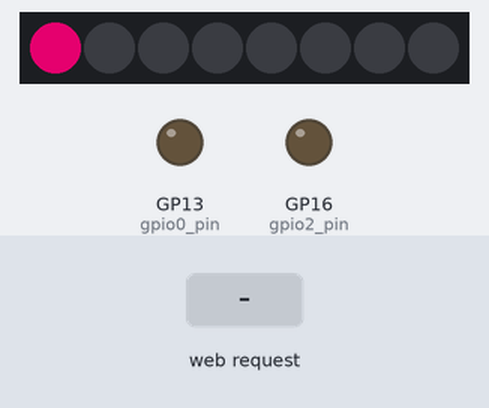
Recording of a sketch running on a simulated Raspberry Pi Pico W. Shown: 8 RGB LEDs in strip order, left to right, output pins drawn as LEDs (lit = HIGH). Inputs (shaded band) come from the test bench. Dim RGB values are drawn brighter than linear; WiFi joins after 1.5 s; servers stay silent unless stated; what the sketch prints to the serial monitor is not drawn.

Above: at 3.7 s.
3.8 s: HTTP request GET /socket1On received
At 4.37 s:
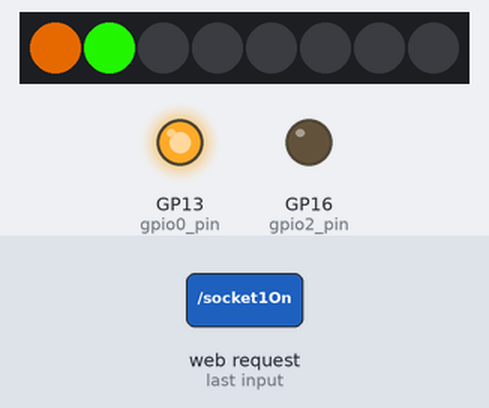
At 4.98 s:
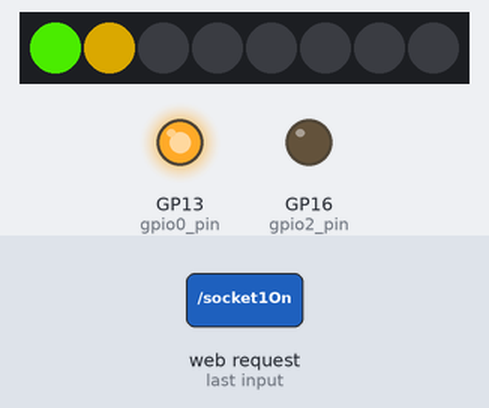
Timing chart, 0 to 30.2 s (numbered marks = the images above; inputs shaded):
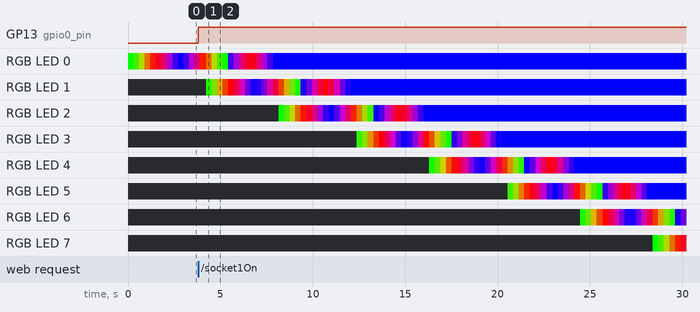

The sketch:

Neo_esp12e_wS_A3.ino
```cpp
#include <Adafruit_NeoPixel.h>
#include <ESP8266WiFi.h>
#include <WiFiClient.h>
#include <ESP8266WebServer.h>
#include <ESP8266mDNS.h>

MDNSResponder mdns;
#define DELAY 5       // 20ms internal delay; increase for slower fades
#ifdef __AVR__
  #include <avr/power.h>
#endif

#define PIN            4

// How many NeoPixels are attached to the Arduino?
#define NUMPIXELS      8
const int analogPin = A0;   // the pin that the potentiometer is attached to
const int ledCount = 8;    // the number of LEDs in the bar graph
int range;
int ledPins[] = {0,1,2,3,4,5,6,7};   // an array of pin numbers to which LEDs are attached
Adafruit_NeoPixel pixels = Adafruit_NeoPixel(NUMPIXELS, PIN, NEO_GRB + NEO_KHZ800);
int j;


// Replace with your network credentials
const char* ssid = "lucky";
const char* password = "laxmish53";

ESP8266WebServer server(80);

String webPage = "";

int gpio0_pin = 13;
int gpio2_pin = 16;

void setup(void){

  pixels.begin(); // This initializes the NeoPixel library.

  Serial.begin(115200);
  webPage += "<h1>ESP8266 Web Server NeoPixel</h1><p>Socket #1 <a href=\"socket1On\"><button>ON</button></a>&nbsp;<a href=\"socket1Off\"><button>OFF</button></a></p>";
  webPage += "<p>Socket #2 <a href=\"socket2On\"><button>ON</button></a>&nbsp;<a href=\"socket2Off\"><button>OFF</button></a></p>";
//  webPage += "<input type='range' min='0' max='255' value='0' step='5' onchange='document.getElementById('range2').innerHTML = value'/> <span id='range2'>0</span>";
  // preparing GPIOs
  pinMode(gpio0_pin, OUTPUT);
  digitalWrite(gpio0_pin, LOW);
  pinMode(gpio2_pin, OUTPUT);
  digitalWrite(gpio2_pin, LOW);

  delay(1000);

  WiFi.begin(ssid, password);
 /* WiFi.mode(WIFI_AP_STA);  //need both to serve the webpage and take commands via tcp
  IPAddress ip(1,2,3,4);
  IPAddress gateway(1,2,3,1);
  IPAddress subnet(255,255,255,0);
  WiFi.softAPConfig(ip, gateway, subnet);
  WiFi.softAP("Lucky_neopixel"); //Access point is open
  IPAddress myIP = WiFi.softAPIP();
  Serial.print("AP IP address: ");
  Serial.println(myIP);
  Serial.println("");*/

  // Wait for connection
  while (WiFi.status() != WL_CONNECTED) {
    delay(500);
    Serial.print(".");
  }
  Serial.println("");
  Serial.print("Connected to ");
  Serial.println(ssid);
  Serial.print("IP address: ");
  Serial.println(WiFi.localIP());

  if (mdns.begin("esp8266", WiFi.localIP())) {
    Serial.println("MDNS responder started");
  }

  server.on("/", [](){
    server.send(200, "text/html", webPage);
  });
  server.on("/socket1On", [](){
    server.send(200, "text/html", webPage);
    digitalWrite(gpio0_pin, HIGH);
    loop3();
  });
  server.on("/socket1Off", [](){
    server.send(200, "text/html", webPage);
    digitalWrite(gpio0_pin, LOW);
    lightsof();
  });
  server.on("/socket2On", [](){
    server.send(200, "text/html", webPage);
    digitalWrite(gpio2_pin, HIGH);
    loop1();
  });
  server.on("/socket2Off", [](){
    server.send(200, "text/html", webPage);
    digitalWrite(gpio2_pin, LOW);
    loop2();
  });
  server.begin();
  Serial.println("HTTP server started");
}

void loop(void){
  server.handleClient();
}
```

lightsof.ino
```cpp
void lightsof()
  {
for (int j = 0; j < 8; j++)
{
          pixels.setPixelColor(j, pixels.Color(0,0,0));
           pixels.show();
        }
}
```

loop1.ino
```cpp
void loop1(){
  pixels.setPixelColor(j, pixels.Color(0,0,0));
      pixels.show();
for (j=0;j<NUMPIXELS;j++){

  // fade from green to red
  for(int i=0; i<255; i++) {
     pixels.setPixelColor(j, pixels.Color(i,255-i,0));
      pixels.show();
    delay(DELAY);
  }

  // fade from red to blue
  for(int i=0; i<255; i++) {
       pixels.setPixelColor(j, pixels.Color(255-i,0,i));
        pixels.show();
    delay(DELAY);
  }

  // fade from blue to green
  for(int i=0; i<255; i++) {
     pixels.setPixelColor(j, pixels.Color(i,0,255-i));
      pixels.show();
    delay(DELAY);
  }
  pixels.setPixelColor(j, pixels.Color(0,0,0));
      pixels.show();
   }

}
```

loop2.ino
```cpp
void loop2()
{
for (j=NUMPIXELS;j>0;j--){

  // fade from green to red
  for(int i=0; i<255; i++) {
     pixels.setPixelColor(j, pixels.Color(i,255-i,0));
      pixels.show();
    delay(DELAY);
  }

  // fade from red to blue
  for(int i=0; i<255; i++) {
       pixels.setPixelColor(j, pixels.Color(255-i,0,i));
        pixels.show();
    delay(DELAY);
  }

  // fade from blue to green
  for(int i=0; i<255; i++) {
     pixels.setPixelColor(j, pixels.Color(i,0,255-i));
      pixels.show();
    delay(DELAY);
  }
 }
}
```

loop3.ino
```cpp
void loop3()
{
for (int j=0;j<NUMPIXELS;j++){

  // fade from green to red
  for(int i=255; i>0; i--) {
     pixels.setPixelColor(j, pixels.Color(i,255-i,0));
      pixels.show();
    delay(DELAY);
  }

  // fade from red to blue
  for(int i=255; i>0; i--) {
       pixels.setPixelColor(j, pixels.Color(255-i,0,i));
        pixels.show();
    delay(DELAY);
  }

  // fade from blue to green
  for(int i=255; i>0; i--) {
     pixels.setPixelColor(j, pixels.Color(i,0,255-i));
      pixels.show();
    delay(DELAY);
  }

   }
 }
```

loop4.ino
```cpp
 void loop4()
 {
  // read the potentiometer:
  int sensorReading = analogRead(analogPin);
  // map the result to a range from 0 to the number of LEDs:
  int ledLevel = map(sensorReading, 0, 1023, 0, ledCount);

  // loop over the LED array:
  for (int thisLed = 0; thisLed < ledCount; thisLed++) {
    // if the array element's index is less than ledLevel,
    // turn the pin for this element on:
    if (thisLed < ledLevel) {
      //digitalWrite(ledPins[thisLed], HIGH);
      pixels.setPixelColor(ledPins[thisLed], pixels.Color(255,0,0));
      pixels.show();
    }
    // turn off all pins higher than the ledLevel:
    else {
      //digitalWrite(ledPins[thisLed], LOW);
       pixels.setPixelColor(ledPins[thisLed], pixels.Color(0,0,0));
    }
  }
  }
```

Measured:
- after the input at 3.8 s, GP13 (gpio0_pin): LOW → HIGH at once
